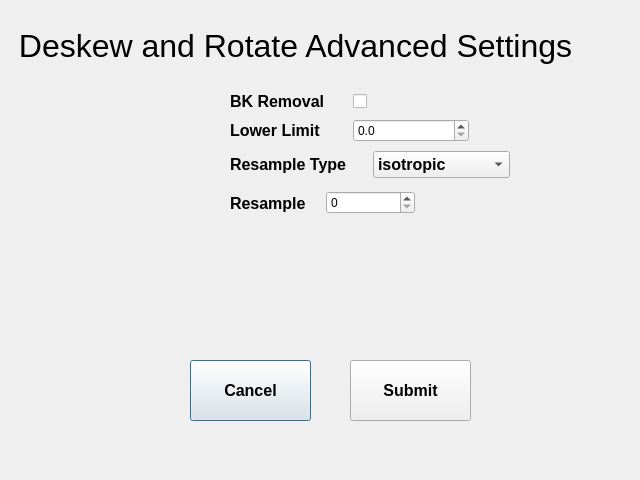
<?xml version="1.0" encoding="UTF-8"?>
<ui version="4.0">
 <class>DSRadvanced</class>
 <widget class="QDialog" name="DSRadvanced">
  <property name="geometry">
   <rect>
    <x>0</x>
    <y>0</y>
    <width>640</width>
    <height>480</height>
   </rect>
  </property>
  <property name="windowTitle">
   <string>DSR Advanced Settings</string>
  </property>
  <widget class="QLabel" name="dsrAdvancedSettingsLabel">
   <property name="geometry">
    <rect>
     <x>10</x>
     <y>10</y>
     <width>631</width>
     <height>71</height>
    </rect>
   </property>
   <property name="font">
    <font>
     <pointsize>24</pointsize>
    </font>
   </property>
   <property name="text">
    <string> Deskew and Rotate Advanced Settings</string>
   </property>
  </widget>
  <widget class="QPushButton" name="cancelButton">
   <property name="geometry">
    <rect>
     <x>190</x>
     <y>360</y>
     <width>121</width>
     <height>61</height>
    </rect>
   </property>
   <property name="font">
    <font>
     <pointsize>12</pointsize>
     <weight>75</weight>
     <bold>true</bold>
    </font>
   </property>
   <property name="text">
    <string>Cancel</string>
   </property>
  </widget>
  <widget class="QPushButton" name="submitButton">
   <property name="geometry">
    <rect>
     <x>350</x>
     <y>360</y>
     <width>121</width>
     <height>61</height>
    </rect>
   </property>
   <property name="font">
    <font>
     <pointsize>12</pointsize>
     <weight>75</weight>
     <bold>true</bold>
    </font>
   </property>
   <property name="text">
    <string>Submit</string>
   </property>
  </widget>
  <widget class="QWidget" name="layoutWidget">
   <property name="geometry">
    <rect>
     <x>230</x>
     <y>150</y>
     <width>280</width>
     <height>29</height>
    </rect>
   </property>
   <layout class="QHBoxLayout" name="horizontalLayout_5">
    <item>
     <widget class="QLabel" name="resampleTypeLabel">
      <property name="font">
       <font>
        <pointsize>12</pointsize>
        <weight>75</weight>
        <bold>true</bold>
       </font>
      </property>
      <property name="text">
       <string>Resample Type</string>
      </property>
     </widget>
    </item>
    <item>
     <widget class="QComboBox" name="resampleTypeComboBox">
      <property name="font">
       <font>
        <pointsize>12</pointsize>
        <weight>75</weight>
        <bold>true</bold>
       </font>
      </property>
      <property name="editable">
       <bool>false</bool>
      </property>
      <property name="currentText">
       <string>isotropic</string>
      </property>
      <item>
       <property name="text">
        <string>isotropic</string>
       </property>
      </item>
      <item>
       <property name="text">
        <string>xy_isotropic</string>
       </property>
      </item>
     </widget>
    </item>
   </layout>
  </widget>
  <widget class="QWidget" name="layoutWidget">
   <property name="geometry">
    <rect>
     <x>230</x>
     <y>190</y>
     <width>185</width>
     <height>26</height>
    </rect>
   </property>
   <layout class="QHBoxLayout" name="horizontalLayout_6">
    <item>
     <widget class="QLabel" name="resampleLabel">
      <property name="font">
       <font>
        <pointsize>12</pointsize>
        <weight>75</weight>
        <bold>true</bold>
       </font>
      </property>
      <property name="text">
       <string>Resample</string>
      </property>
     </widget>
    </item>
    <item>
     <widget class="QSpinBox" name="resampleSpinBox"/>
    </item>
   </layout>
  </widget>
  <widget class="QWidget" name="layoutWidget">
   <property name="geometry">
    <rect>
     <x>230</x>
     <y>90</y>
     <width>239</width>
     <height>55</height>
    </rect>
   </property>
   <layout class="QVBoxLayout" name="verticalLayout_2">
    <item>
     <layout class="QHBoxLayout" name="horizontalLayout">
      <item>
       <widget class="QLabel" name="bkRemovalLabel">
        <property name="font">
         <font>
          <pointsize>12</pointsize>
          <weight>75</weight>
          <bold>true</bold>
         </font>
        </property>
        <property name="text">
         <string>BK Removal</string>
        </property>
       </widget>
      </item>
      <item>
       <widget class="QCheckBox" name="bkRemovalCheckBox">
        <property name="autoFillBackground">
         <bool>false</bool>
        </property>
        <property name="text">
         <string/>
        </property>
       </widget>
      </item>
     </layout>
    </item>
    <item>
     <layout class="QHBoxLayout" name="horizontalLayout_2">
      <item>
       <widget class="QLabel" name="lowerLimitLabel">
        <property name="font">
         <font>
          <pointsize>12</pointsize>
          <weight>75</weight>
          <bold>true</bold>
         </font>
        </property>
        <property name="text">
         <string>Lower Limit</string>
        </property>
       </widget>
      </item>
      <item>
       <widget class="QDoubleSpinBox" name="lowerLimitSpinBox">
        <property name="decimals">
         <number>1</number>
        </property>
        <property name="singleStep">
         <double>0.100000000000000</double>
        </property>
       </widget>
      </item>
     </layout>
    </item>
   </layout>
  </widget>
 </widget>
 <resources/>
 <connections/>
</ui>
